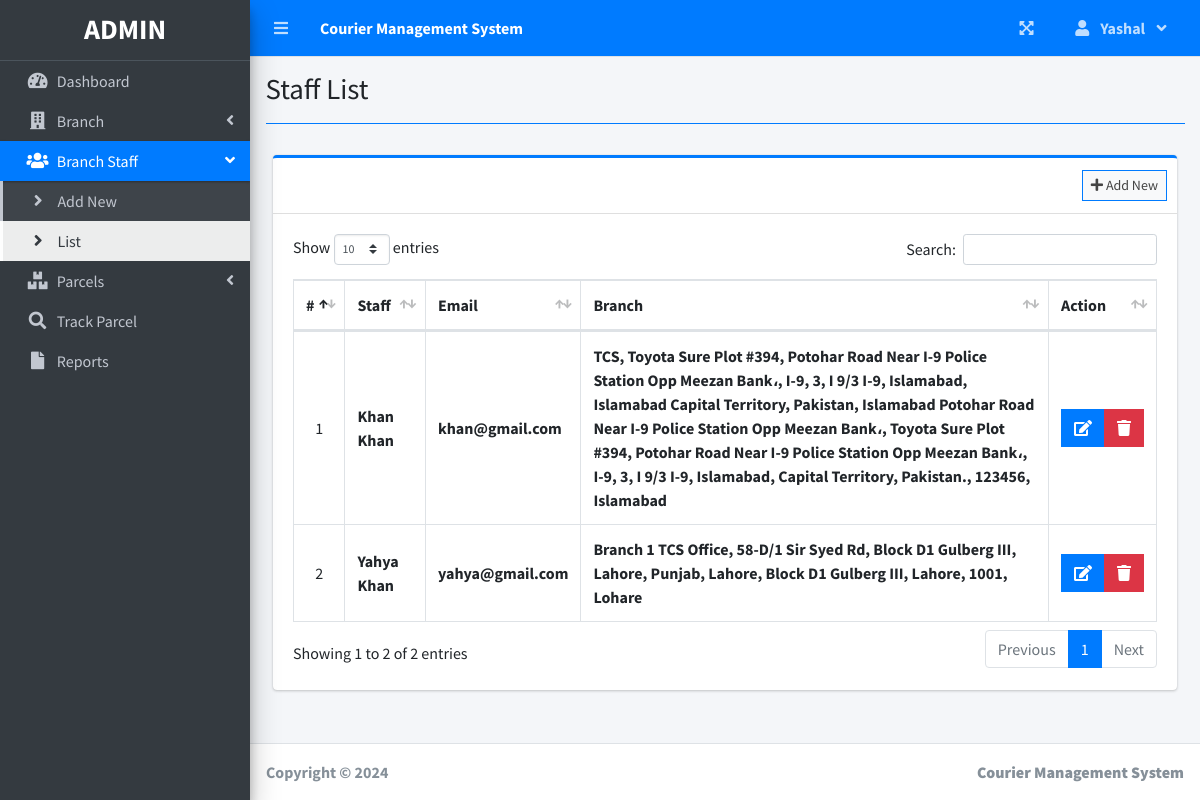
The app's page /admin/index.php?page=staff_list (signed in) with its own data.
### tables this page shows
CREATE TABLE `users` (
  `id` int(30) NOT NULL,
  `firstname` varchar(200) NOT NULL,
  `lastname` varchar(200) NOT NULL,
  `email` varchar(200) NOT NULL,
  `password` text NOT NULL,
  `type` tinyint(1) NOT NULL DEFAULT 2 COMMENT '1 = admin, 2 = staff',
  `branch_id` int(30) NOT NULL,
  `date_created` datetime NOT NULL DEFAULT current_timestamp()
);

### admin/staff_list.php (the view, shortened to what this page needs)
<?php include'db_connect.php' ?>
<div class="col-lg-12">
	<div class="card card-outline card-primary">
		<div class="card-header">
			<div class="card-tools">
				<a class="btn btn-block btn-sm btn-default btn-flat border-primary " href="./index.php?page=new_staff"><i class="fa fa-plus"></i> Add New</a>
			</div>
		</div>
		<div class="card-body">
			<table class="table tabe-hover table-bordered" id="list">
				<!-- <colgroup>
					<col width="5%">
					<col width="15%">
					<col width="25%">
					<col width="25%">
					<col width="15%">
				</colgroup> -->
				<thead>
					<tr>
						<th class="text-center">#</th>
						<th>Staff</th>
						<th>Email</th>
						<th>Branch</th>
						<th>Action</th>
					</tr>
				</thead>
				<tbody>
					<?php
					$i = 1;
					$qry = $conn->query("SELECT u.*,concat(u.firstname,' ',u.lastname) as name,concat(b.street,', ',b.city,', ',b.state,', ',b.zip_code,', ',b.country) as baddress FROM users u inner join branches b on b.id = u.branch_id where u.type = 2 order by concat(u.firstname,' ',u.lastname) asc ");
					while($row= $qry->fetch_assoc()):
					?>
					<tr>
						<td class="text-center"><?php echo $i++ ?></td>
						<td><b><?php echo ucwords($row['name']) ?></b></td>
						<td><b><?php echo ($row['email']) ?></b></td>
						<td><b><?php echo ucwords($row['baddress']) ?></b></td>
						<td class="text-center">
		                    <div class="btn-group">
		                        <a href="index.php?page=edit_staff&id=<?php echo $row['id'] ?>" class="btn btn-primary btn-flat ">
		                          <i class="fas fa-edit"></i>
		                        </a>
		                        <button type="button" class="btn btn-danger btn-flat delete_staff" data-id="<?php echo $row['id'] ?>">
		                          <i class="fas fa-trash"></i>
		                        </button>
	                      </div>
						</td>
					</tr>
				<?php endwhile; ?>
				</tbody>
			</table>
		</div>
	</div>
</div>

### admin/staff_list.php (style rules this page uses)
table td { vertical-align: middle !important; }

### records on screen
users: name "Khan Khan", email "khan@gmail.com", baddress "TCS, Toyota Sure Plot #394, Potohar Road Near I-9 Police Station Opp Meezan Bank،, I-9, 3, I 9/3 I-9, Islamabad, Islamabad Capital Territory, Pakistan, Islamabad Potohar Road Near I-9 Police Station Opp Meezan Bank،, Toyota Sure Plot #394, Potohar Road Near I-9 Police Station Opp Meezan Bank،, I-9, 3, I 9/3 I-9, Islamabad, Capital Territory, Pakistan., 123456, Islamabad"
users: name "Yahya Khan", email "yahya@gmail.com", baddress "Branch 1 TCS Office, 58-D/1 Sir Syed Rd, Block D1 Gulberg III, Lahore, Punjab, Lahore, Block D1 Gulberg III, Lahore, 1001, Lohare"

### other values on screen
$_SESSION['system']['name'] "Courier Management System"
$_SESSION['login_firstname'] "Yashal"
$title "Staff List"
